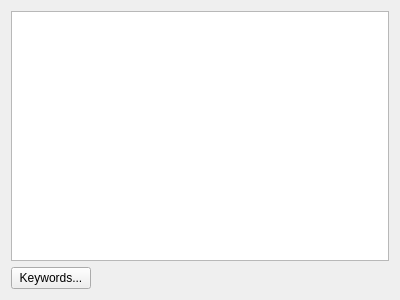
<?xml version="1.0" encoding="UTF-8"?>
<ui version="4.0">
 <class>CommentKeywords_q</class>
 <widget class="QWidget" name="CommentKeywords_q">
  <property name="geometry">
   <rect>
    <x>0</x>
    <y>0</y>
    <width>400</width>
    <height>300</height>
   </rect>
  </property>
  <property name="windowTitle">
   <string>CommentKeywords</string>
  </property>
  <layout class="QGridLayout" name="gridLayout">
   <item row="0" column="0" colspan="2">
    <widget class="TextEditWidget" name="comment">
     <property name="sizePolicy">
      <sizepolicy hsizetype="Expanding" vsizetype="Expanding">
       <horstretch>0</horstretch>
       <verstretch>100</verstretch>
      </sizepolicy>
     </property>
     <property name="minimumSize">
      <size>
       <width>200</width>
       <height>0</height>
      </size>
     </property>
     <property name="maximumSize">
      <size>
       <width>16777215</width>
       <height>16777215</height>
      </size>
     </property>
     <property name="tabChangesFocus">
      <bool>true</bool>
     </property>
    </widget>
   </item>
   <item row="1" column="0">
    <widget class="QPushButton" name="keywordsButton">
     <property name="sizePolicy">
      <sizepolicy hsizetype="Fixed" vsizetype="Fixed">
       <horstretch>0</horstretch>
       <verstretch>0</verstretch>
      </sizepolicy>
     </property>
     <property name="text">
      <string>Keywords...</string>
     </property>
    </widget>
   </item>
   <item row="1" column="1">
    <widget class="QLabel" name="keywordsLabel">
     <property name="wordWrap">
      <bool>true</bool>
     </property>
    </widget>
   </item>
  </layout>
 </widget>
 <customwidgets>
  <customwidget>
   <class>TextEditWidget</class>
   <extends>QTextEdit</extends>
   <header>TextEditWidget.h</header>
  </customwidget>
 </customwidgets>
 <resources/>
 <connections>
  <connection>
   <sender>keywordsButton</sender>
   <signal>clicked()</signal>
   <receiver>CommentKeywords_q</receiver>
   <slot>keywordsClicked()</slot>
   <hints>
    <hint type="sourcelabel">
     <x>55</x>
     <y>277</y>
    </hint>
    <hint type="destinationlabel">
     <x>199</x>
     <y>149</y>
    </hint>
   </hints>
  </connection>
 </connections>
</ui>
